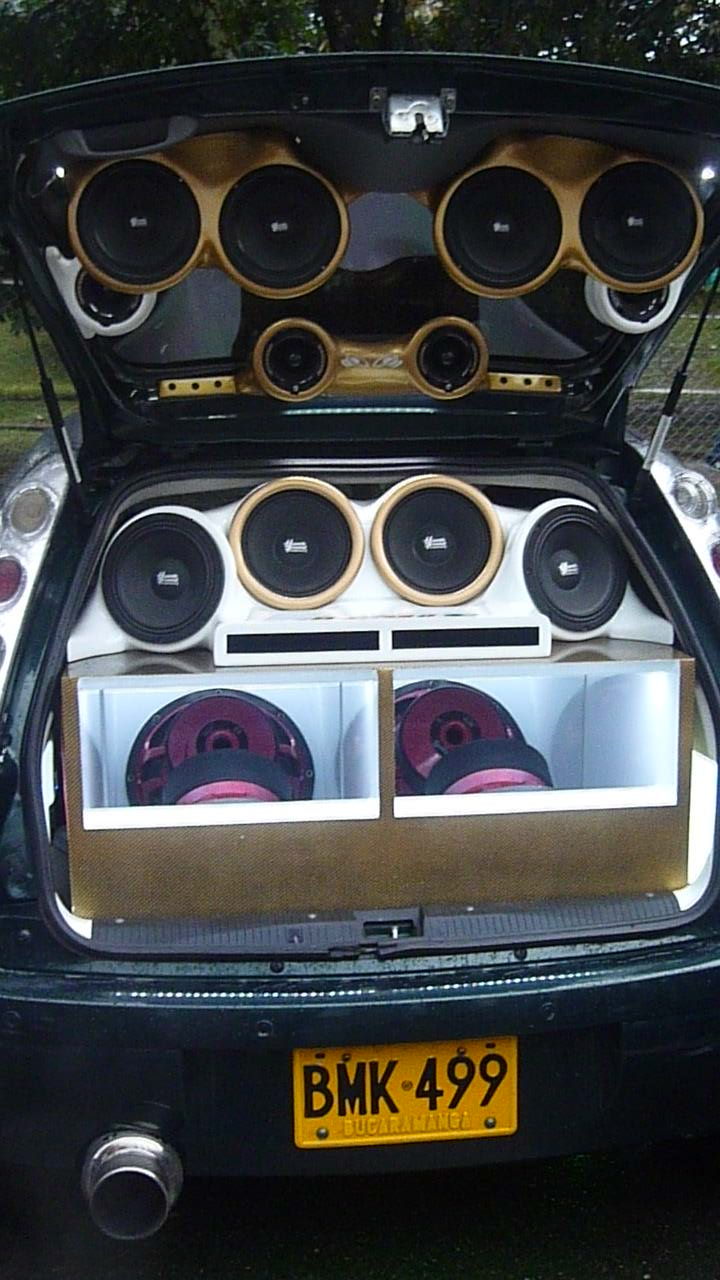
#> input picture juan_marin/fotos_audios/P1080223.JPG, 720 x 1280 px; its folder holds 4 pictures in this run
$ python multimedia.py
#> lines starting #> are read from the running program, lines starting #| are printed output that depends on the picture
#!/usr/bin/env python
# coding: utf-8

# In[ ]:


import os
import cv2
import librosa
import numpy as np
import pandas as pd
import matplotlib.pyplot as plt

class ArchivoMultimedia:
    def __init__(self, ruta_archivo):
        self.ruta = ruta_archivo
        self.nombre = os.path.basename(ruta_archivo)

    def analizar(self):
        raise NotImplementedError("Este método debe ser implementado por subclases.")

    def resumen(self):
        raise NotImplementedError("Este método debe ser implementado por subclases.")

class Imagen(ArchivoMultimedia):
    def analizar(self):
        self.imagen = cv2.imread(self.ruta)
#> self.imagen is the input picture: shape (1280, 720, 3); mean B, G, R 68.4, 67.1, 64.5
        if self.imagen is None:
            raise ValueError(f"No se pudo cargar la imagen: {self.ruta}")

        self.altura, self.ancho = self.imagen.shape[:2]
#> self.altura = 1280; self.ancho = 720
        self.resolucion = f"{self.ancho}x{self.altura}"
#> self.resolucion = '720x1280'
        self.tamaño_kb = os.path.getsize(self.ruta) / 1024
        self.color_promedio = np.mean(self.imagen, axis=(0, 1)).astype(int)
#> self.color_promedio = [68, 67, 64]

    def resumen(self):
        return {
            "tipo": "imagen",
            "nombre": self.nombre,
            "resolucion": self.resolucion,
            "ancho": self.ancho,
            "alto": self.altura,
            "tamaño_kb": round(self.tamaño_kb, 2),
            "color_promedio": tuple(self.color_promedio)
        }

class Audio(ArchivoMultimedia):
    def analizar(self):
        self.audio, self.sr = librosa.load(self.ruta, sr=None)
        self.duracion = librosa.get_duration(y=self.audio, sr=self.sr)
        self.tamaño_kb = os.path.getsize(self.ruta) / 1024

    def resumen(self):
        return {
            "tipo": "audio",
            "nombre": self.nombre,
            "duracion_seg": round(self.duracion, 2),
            "frecuencia_muestreo": self.sr,
            "tamaño_kb": round(self.tamaño_kb, 2)
        }

def procesar_carpeta(ruta_carpeta):
    datos = []
    extensiones_imagen = ('.jpg', '.jpeg', '.png', '.bmp')
    extensiones_audio = ('.wav', '.mp3')

    for archivo in os.listdir(ruta_carpeta):
        ruta_completa = os.path.join(ruta_carpeta, archivo)
        if archivo.lower().endswith(extensiones_imagen):
            archivo_obj = Imagen(ruta_completa)
        elif archivo.lower().endswith(extensiones_audio):
            archivo_obj = Audio(ruta_completa)
        else:
            continue

        try:
            archivo_obj.analizar()
            datos.append(archivo_obj.resumen())
        except Exception as e:
            print(f"Error procesando {archivo}: {e}")

    return pd.DataFrame(datos)

ruta = "./fotos_audios"

df_resultado = procesar_carpeta(ruta)

df_resultado.to_csv("reporte_multimedia.csv", index=False)
print("✅ Datos exportados a reporte_multimedia.csv")

def graficar_datos(df):
    plt.figure(figsize=(12, 5))

    if "duracion_seg" in df.columns:
        plt.subplot(1, 2, 1)
        df_audios = df[df["tipo"] == "audio"]
        plt.bar(df_audios["nombre"], df_audios["duracion_seg"], color='skyblue')
        plt.xticks(rotation=90)
        plt.title("Duración de Archivos de Audio")
        plt.ylabel("Segundos")

    if "resolucion" in df.columns:
        plt.subplot(1, 2, 2)
        df_imagenes = df[df["tipo"] == "imagen"]
        resoluciones = df_imagenes["resolucion"].value_counts()
        plt.bar(resoluciones.index, resoluciones.values, color='salmon')
        plt.title("Distribución de Resoluciones de Imagen")
        plt.ylabel("Cantidad")
        plt.xticks(rotation=45)

    plt.tight_layout()
    plt.show()
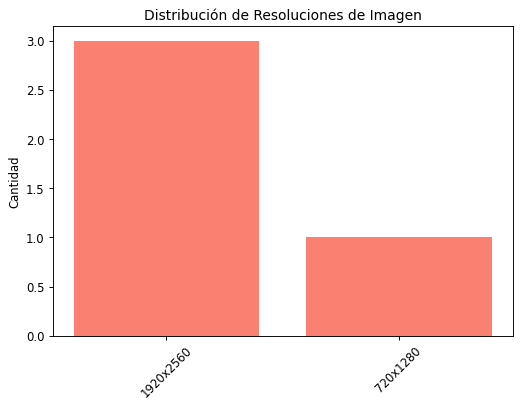
#> figure drawn by matplotlib, 1 panel

graficar_datos(df_resultado)
